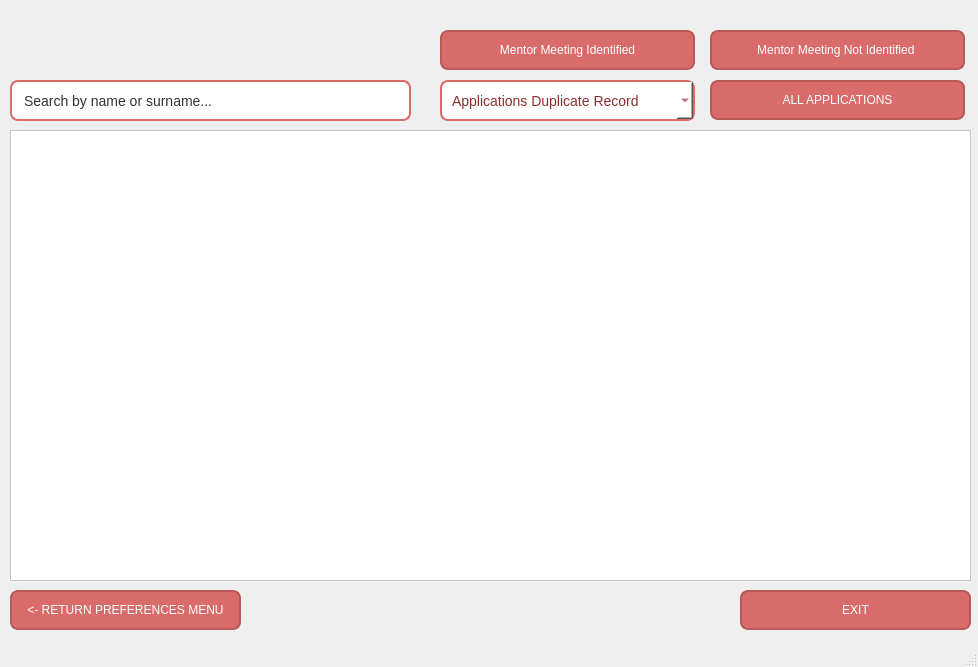
<?xml version="1.0" encoding="UTF-8"?>
<ui version="4.0">
 <class>MainWindow</class>
 <widget class="QMainWindow" name="MainWindow">
  <property name="geometry">
   <rect>
    <x>0</x>
    <y>0</y>
    <width>978</width>
    <height>667</height>
   </rect>
  </property>
  <property name="sizePolicy">
   <sizepolicy hsizetype="Preferred" vsizetype="Preferred">
    <horstretch>0</horstretch>
    <verstretch>0</verstretch>
   </sizepolicy>
  </property>
  <property name="windowTitle">
   <string>Applications</string>
  </property>
  <property name="styleSheet">
   <string notr="true">background: qlineargradient(
    x2:0, 
	y1:0, 
	x1:0, 
	y1:1,
    stop:0 #404040,
    stop:1 #E6E6E6
);</string>
  </property>
  <widget class="QWidget" name="centralwidget">
   <property name="sizePolicy">
    <sizepolicy hsizetype="Expanding" vsizetype="Expanding">
     <horstretch>0</horstretch>
     <verstretch>0</verstretch>
    </sizepolicy>
   </property>
   <widget class="QWidget" name="widget" native="true">
    <property name="geometry">
     <rect>
      <x>0</x>
      <y>0</y>
      <width>1000</width>
      <height>700</height>
     </rect>
    </property>
    <property name="sizePolicy">
     <sizepolicy hsizetype="Fixed" vsizetype="Fixed">
      <horstretch>0</horstretch>
      <verstretch>0</verstretch>
     </sizepolicy>
    </property>
    <property name="minimumSize">
     <size>
      <width>1000</width>
      <height>700</height>
     </size>
    </property>
    <property name="maximumSize">
     <size>
      <width>1000</width>
      <height>700</height>
     </size>
    </property>
    <property name="layoutDirection">
     <enum>Qt::LeftToRight</enum>
    </property>
    <property name="styleSheet">
     <string notr="true">background:transparent;</string>
    </property>
    <widget class="QLabel" name="label">
     <property name="geometry">
      <rect>
       <x>10</x>
       <y>10</y>
       <width>251</width>
       <height>51</height>
      </rect>
     </property>
     <property name="sizePolicy">
      <sizepolicy hsizetype="Fixed" vsizetype="Fixed">
       <horstretch>0</horstretch>
       <verstretch>0</verstretch>
      </sizepolicy>
     </property>
     <property name="text">
      <string/>
     </property>
     <property name="pixmap">
      <pixmap>logo.png</pixmap>
     </property>
     <property name="scaledContents">
      <bool>true</bool>
     </property>
    </widget>
    <widget class="QTableView" name="table_preferences">
     <property name="geometry">
      <rect>
       <x>10</x>
       <y>130</y>
       <width>961</width>
       <height>451</height>
      </rect>
     </property>
     <property name="styleSheet">
      <string notr="true">background: white;</string>
     </property>
    </widget>
    <widget class="QLineEdit" name="line_search">
     <property name="geometry">
      <rect>
       <x>10</x>
       <y>80</y>
       <width>401</width>
       <height>41</height>
      </rect>
     </property>
     <property name="sizePolicy">
      <sizepolicy hsizetype="Fixed" vsizetype="Fixed">
       <horstretch>0</horstretch>
       <verstretch>0</verstretch>
      </sizepolicy>
     </property>
     <property name="styleSheet">
      <string notr="true">QLineEdit {
    background-color: #FFFFFF;      /* Beyaz kutu */
    border: 2px solid #D96B6B;      /* Tatlı kırmızı border */
    border-radius: 8px;             /* Köşeleri yuvarlat */
    padding: 6px 10px;              /* İç boşluk */
    font-size: 14px;                 /* Yazı boyutu */
    color: #333333;                  /* Yazı rengi */
}

QLineEdit:focus {
    border: 2px solid #E07C7C;      /* Focus olunca border değişir */
}</string>
     </property>
     <property name="text">
      <string>Search by name or surname...</string>
     </property>
    </widget>
    <widget class="QPushButton" name="btn_return_preferences_menu">
     <property name="geometry">
      <rect>
       <x>10</x>
       <y>590</y>
       <width>231</width>
       <height>40</height>
      </rect>
     </property>
     <property name="styleSheet">
      <string notr="true">QPushButton {
    background-color: #D96B6B;
    color: white;
    border-radius: 8px;
    padding: 10px;
border: 2px solid #B85A5A; 
}

QPushButton:hover {
    background-color: #E07C7C;
}

QPushButton:pressed {
    background-color: #B85A5A;
}

QPushButton:checked {
    background-color: #A94444;
    font-weight: bold;
}</string>
     </property>
     <property name="text">
      <string>&lt;- RETURN PREFERENCES MENU</string>
     </property>
    </widget>
    <widget class="QComboBox" name="comboBox">
     <property name="geometry">
      <rect>
       <x>440</x>
       <y>80</y>
       <width>255</width>
       <height>41</height>
      </rect>
     </property>
     <property name="styleSheet">
      <string notr="true">QComboBox {
    background-color: #FFFFFF;
    border: 2px solid #D96B6B;
    border-radius: 8px;
    padding: 6px 10px;
    padding-right: 28px;
    font-size: 14px;
    color: #8B2E2E;
}

QComboBox:hover {
    background-color: #FFF7F7;
    border-color: #E07C7C;
}

QComboBox:on {
    background-color: #FFF5F5;
    border-color: #B85A5A;
}

/* Açılır liste */
QComboBox QAbstractItemView {
    background-color: #FFFFFF;
    border: 2px solid #D96B6B;
    border-radius: 6px;
    selection-background-color: #E07C7C;
    selection-color: white;
    outline: none;
}

QComboBox QAbstractItemView::item {
    padding: 6px;
}

QComboBox QAbstractItemView::item:hover {
    background-color: #FFF0F0;
}</string>
     </property>
     <item>
      <property name="text">
       <string>Applications Duplicate Record</string>
      </property>
     </item>
     <item>
      <property name="text">
       <string>Previous VIT Check</string>
      </property>
     </item>
     <item>
      <property name="text">
       <string>Different Records</string>
      </property>
     </item>
     <item>
      <property name="text">
       <string>Application Filter</string>
      </property>
     </item>
     <item>
      <property name="text">
       <string/>
      </property>
     </item>
    </widget>
    <widget class="QPushButton" name="btn_all_applications">
     <property name="geometry">
      <rect>
       <x>710</x>
       <y>80</y>
       <width>255</width>
       <height>40</height>
      </rect>
     </property>
     <property name="styleSheet">
      <string notr="true">QPushButton {
    background-color: #D96B6B;
    color: white;
	border-radious:8px;
	border: 2px solid #B85A5A; 
    padding: 10px;
border-radius: 8px;
}

QPushButton:hover {
    background-color: #E07C7C;
}

QPushButton:pressed {
    background-color: #B85A5A;
}

QPushButton:checked {
    background-color: #A94444;
    font-weight: bold;
}</string>
     </property>
     <property name="text">
      <string>ALL APPLICATIONS</string>
     </property>
    </widget>
    <widget class="QPushButton" name="btn_mentor_meeting_identified">
     <property name="geometry">
      <rect>
       <x>440</x>
       <y>30</y>
       <width>255</width>
       <height>40</height>
      </rect>
     </property>
     <property name="styleSheet">
      <string notr="true">QPushButton {
    background-color: #D96B6B;
    color: white;
    border-radius: 8px;
border: 2px solid #B85A5A; 
    padding: 10px;
}

QPushButton:hover {
    background-color: #E07C7C;
}

QPushButton:pressed {
    background-color: #B85A5A;
}

QPushButton:checked {
    background-color: #A94444;
    font-weight: bold;
}</string>
     </property>
     <property name="text">
      <string>Mentor Meeting Identified</string>
     </property>
    </widget>
    <widget class="QPushButton" name="btn_mento_meting_not_identified">
     <property name="geometry">
      <rect>
       <x>710</x>
       <y>30</y>
       <width>255</width>
       <height>40</height>
      </rect>
     </property>
     <property name="styleSheet">
      <string notr="true">QPushButton {
    background-color: #D96B6B;
    color: white;
    border-radius: 8px;
border: 2px solid #B85A5A; 
    padding: 10px;
}

QPushButton:hover {
    background-color: #E07C7C;
}

QPushButton:pressed {
    background-color: #B85A5A;
}

QPushButton:checked {
    background-color: #A94444;
    font-weight: bold;
}</string>
     </property>
     <property name="text">
      <string>Mentor Meeting Not Identified </string>
     </property>
    </widget>
    <widget class="QPushButton" name="btn_exit">
     <property name="geometry">
      <rect>
       <x>740</x>
       <y>590</y>
       <width>231</width>
       <height>40</height>
      </rect>
     </property>
     <property name="styleSheet">
      <string notr="true">QPushButton {
    background-color: #D96B6B;
    color: white;
    border-radius: 8px;
    padding: 10px;
border: 2px solid #B85A5A; 
}

QPushButton:hover {
    background-color: #E07C7C;
}

QPushButton:pressed {
    background-color: #B85A5A;
}

QPushButton:checked {
    background-color: #A94444;
    font-weight: bold;
}</string>
     </property>
     <property name="text">
      <string>EXIT</string>
     </property>
    </widget>
   </widget>
  </widget>
  <widget class="QStatusBar" name="statusbar"/>
 </widget>
 <resources/>
 <connections/>
</ui>
